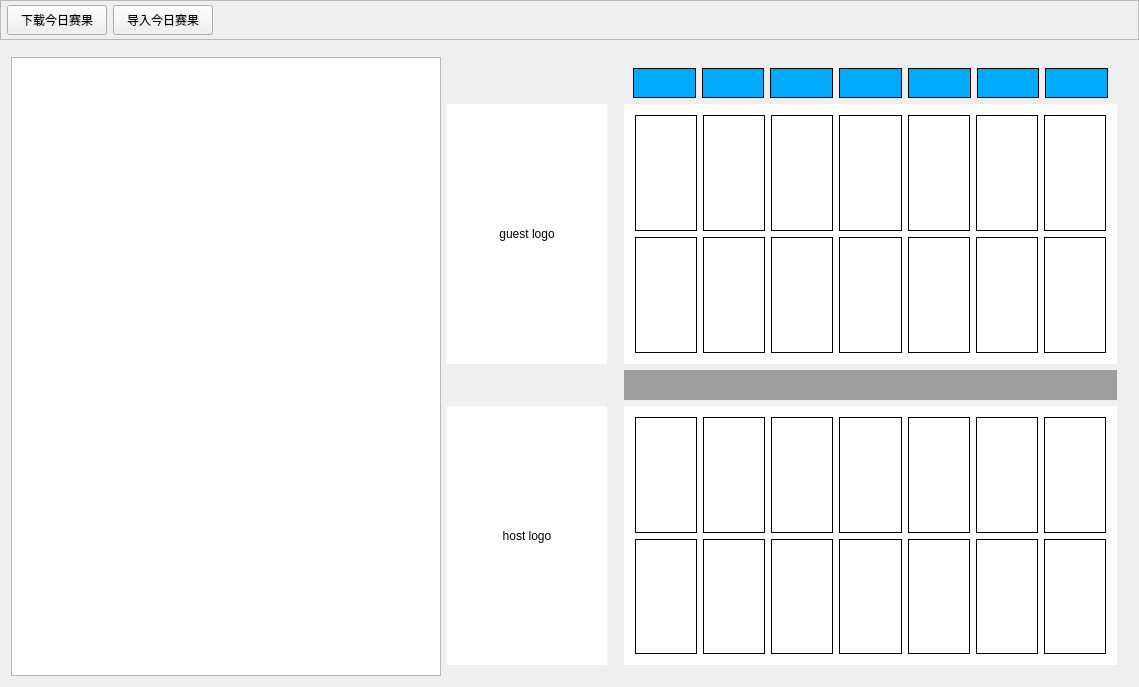
<?xml version="1.0" encoding="UTF-8"?>
<ui version="4.0">
 <class>qNBAClass</class>
 <widget class="QMainWindow" name="qNBAClass">
  <property name="geometry">
   <rect>
    <x>0</x>
    <y>0</y>
    <width>1139</width>
    <height>687</height>
   </rect>
  </property>
  <property name="sizePolicy">
   <sizepolicy hsizetype="Fixed" vsizetype="Fixed">
    <horstretch>0</horstretch>
    <verstretch>0</verstretch>
   </sizepolicy>
  </property>
  <property name="windowTitle">
   <string>qNBA</string>
  </property>
  <widget class="QWidget" name="centralWidget">
   <layout class="QGridLayout" name="gridLayout">
    <property name="leftMargin">
     <number>0</number>
    </property>
    <property name="topMargin">
     <number>0</number>
    </property>
    <property name="rightMargin">
     <number>0</number>
    </property>
    <property name="bottomMargin">
     <number>0</number>
    </property>
    <item row="0" column="0">
     <widget class="QFrame" name="frameTop">
      <property name="sizePolicy">
       <sizepolicy hsizetype="Preferred" vsizetype="Fixed">
        <horstretch>0</horstretch>
        <verstretch>0</verstretch>
       </sizepolicy>
      </property>
      <property name="minimumSize">
       <size>
        <width>0</width>
        <height>40</height>
       </size>
      </property>
      <property name="maximumSize">
       <size>
        <width>16777215</width>
        <height>40</height>
       </size>
      </property>
      <property name="frameShape">
       <enum>QFrame::StyledPanel</enum>
      </property>
      <property name="frameShadow">
       <enum>QFrame::Raised</enum>
      </property>
      <layout class="QHBoxLayout" name="horizontalLayout">
       <property name="spacing">
        <number>6</number>
       </property>
       <property name="leftMargin">
        <number>6</number>
       </property>
       <property name="topMargin">
        <number>0</number>
       </property>
       <property name="rightMargin">
        <number>0</number>
       </property>
       <property name="bottomMargin">
        <number>0</number>
       </property>
       <item>
        <widget class="QToolButton" name="toolButtonDownload">
         <property name="minimumSize">
          <size>
           <width>100</width>
           <height>30</height>
          </size>
         </property>
         <property name="maximumSize">
          <size>
           <width>100</width>
           <height>30</height>
          </size>
         </property>
         <property name="text">
          <string>下载今日赛果</string>
         </property>
        </widget>
       </item>
       <item>
        <widget class="QToolButton" name="toolButtonImport">
         <property name="sizePolicy">
          <sizepolicy hsizetype="Fixed" vsizetype="Fixed">
           <horstretch>0</horstretch>
           <verstretch>0</verstretch>
          </sizepolicy>
         </property>
         <property name="minimumSize">
          <size>
           <width>100</width>
           <height>30</height>
          </size>
         </property>
         <property name="maximumSize">
          <size>
           <width>100</width>
           <height>30</height>
          </size>
         </property>
         <property name="text">
          <string>导入今日赛果</string>
         </property>
        </widget>
       </item>
       <item>
        <spacer name="horizontalSpacer">
         <property name="orientation">
          <enum>Qt::Horizontal</enum>
         </property>
         <property name="sizeHint" stdset="0">
          <size>
           <width>40</width>
           <height>20</height>
          </size>
         </property>
        </spacer>
       </item>
      </layout>
      <zorder>horizontalSpacer</zorder>
      <zorder>toolButtonImport</zorder>
      <zorder>toolButtonDownload</zorder>
     </widget>
    </item>
    <item row="1" column="0">
     <widget class="QWidget" name="widgetCenter" native="true">
      <layout class="QGridLayout" name="gridLayout_2">
       <item row="0" column="2">
        <widget class="QWidget" name="widgetMatchList" native="true">
         <layout class="QVBoxLayout" name="verticalLayout">
          <item>
           <widget class="QWidget" name="widgetDayList" native="true">
            <property name="minimumSize">
             <size>
              <width>0</width>
              <height>30</height>
             </size>
            </property>
            <property name="maximumSize">
             <size>
              <width>16777215</width>
              <height>30</height>
             </size>
            </property>
            <layout class="QHBoxLayout" name="horizontalLayout_2">
             <property name="leftMargin">
              <number>9</number>
             </property>
             <property name="topMargin">
              <number>0</number>
             </property>
             <property name="rightMargin">
              <number>9</number>
             </property>
             <property name="bottomMargin">
              <number>0</number>
             </property>
             <item>
              <widget class="QLabel" name="labelDay1">
               <property name="styleSheet">
                <string notr="true">background-color: rgb(0, 170, 255);</string>
               </property>
               <property name="frameShape">
                <enum>QFrame::Box</enum>
               </property>
               <property name="text">
                <string/>
               </property>
               <property name="alignment">
                <set>Qt::AlignCenter</set>
               </property>
              </widget>
             </item>
             <item>
              <widget class="QLabel" name="labelDay2">
               <property name="styleSheet">
                <string notr="true">background-color: rgb(0, 170, 255);</string>
               </property>
               <property name="frameShape">
                <enum>QFrame::Box</enum>
               </property>
               <property name="text">
                <string/>
               </property>
               <property name="alignment">
                <set>Qt::AlignCenter</set>
               </property>
              </widget>
             </item>
             <item>
              <widget class="QLabel" name="labelDay3">
               <property name="styleSheet">
                <string notr="true">background-color: rgb(0, 170, 255);</string>
               </property>
               <property name="frameShape">
                <enum>QFrame::Box</enum>
               </property>
               <property name="text">
                <string/>
               </property>
               <property name="alignment">
                <set>Qt::AlignCenter</set>
               </property>
              </widget>
             </item>
             <item>
              <widget class="QLabel" name="labelDay4">
               <property name="styleSheet">
                <string notr="true">background-color: rgb(0, 170, 255);</string>
               </property>
               <property name="frameShape">
                <enum>QFrame::Box</enum>
               </property>
               <property name="text">
                <string/>
               </property>
               <property name="alignment">
                <set>Qt::AlignCenter</set>
               </property>
              </widget>
             </item>
             <item>
              <widget class="QLabel" name="labelDay5">
               <property name="styleSheet">
                <string notr="true">background-color: rgb(0, 170, 255);</string>
               </property>
               <property name="frameShape">
                <enum>QFrame::Box</enum>
               </property>
               <property name="text">
                <string/>
               </property>
               <property name="alignment">
                <set>Qt::AlignCenter</set>
               </property>
              </widget>
             </item>
             <item>
              <widget class="QLabel" name="labelDay6">
               <property name="styleSheet">
                <string notr="true">background-color: rgb(0, 170, 255);</string>
               </property>
               <property name="frameShape">
                <enum>QFrame::Box</enum>
               </property>
               <property name="text">
                <string/>
               </property>
               <property name="alignment">
                <set>Qt::AlignCenter</set>
               </property>
              </widget>
             </item>
             <item>
              <widget class="QLabel" name="labelDay7">
               <property name="styleSheet">
                <string notr="true">background-color: rgb(0, 170, 255);</string>
               </property>
               <property name="frameShape">
                <enum>QFrame::Box</enum>
               </property>
               <property name="text">
                <string/>
               </property>
               <property name="alignment">
                <set>Qt::AlignCenter</set>
               </property>
              </widget>
             </item>
            </layout>
           </widget>
          </item>
          <item>
           <widget class="QWidget" name="widgetGuestMatchList" native="true">
            <property name="styleSheet">
             <string notr="true">background-color: rgb(255, 255, 255);</string>
            </property>
            <layout class="QGridLayout" name="gridLayout_3">
             <item row="0" column="6">
              <widget class="QLabel" name="labelGuest7">
               <property name="styleSheet">
                <string notr="true"/>
               </property>
               <property name="frameShape">
                <enum>QFrame::Box</enum>
               </property>
               <property name="text">
                <string/>
               </property>
               <property name="alignment">
                <set>Qt::AlignCenter</set>
               </property>
              </widget>
             </item>
             <item row="0" column="2">
              <widget class="QLabel" name="labelGuest3">
               <property name="frameShape">
                <enum>QFrame::Box</enum>
               </property>
               <property name="text">
                <string/>
               </property>
               <property name="alignment">
                <set>Qt::AlignCenter</set>
               </property>
              </widget>
             </item>
             <item row="1" column="3">
              <widget class="QLabel" name="labelGuest4_2">
               <property name="frameShape">
                <enum>QFrame::Box</enum>
               </property>
               <property name="text">
                <string/>
               </property>
               <property name="alignment">
                <set>Qt::AlignCenter</set>
               </property>
              </widget>
             </item>
             <item row="1" column="2">
              <widget class="QLabel" name="labelGuest3_2">
               <property name="frameShape">
                <enum>QFrame::Box</enum>
               </property>
               <property name="text">
                <string/>
               </property>
               <property name="alignment">
                <set>Qt::AlignCenter</set>
               </property>
              </widget>
             </item>
             <item row="1" column="5">
              <widget class="QLabel" name="labelGuest6_2">
               <property name="frameShape">
                <enum>QFrame::Box</enum>
               </property>
               <property name="text">
                <string/>
               </property>
               <property name="alignment">
                <set>Qt::AlignCenter</set>
               </property>
              </widget>
             </item>
             <item row="0" column="4">
              <widget class="QLabel" name="labelGuest5">
               <property name="frameShape">
                <enum>QFrame::Box</enum>
               </property>
               <property name="text">
                <string/>
               </property>
               <property name="alignment">
                <set>Qt::AlignCenter</set>
               </property>
              </widget>
             </item>
             <item row="0" column="5">
              <widget class="QLabel" name="labelGuest6">
               <property name="frameShape">
                <enum>QFrame::Box</enum>
               </property>
               <property name="text">
                <string/>
               </property>
               <property name="alignment">
                <set>Qt::AlignCenter</set>
               </property>
              </widget>
             </item>
             <item row="1" column="0">
              <widget class="QLabel" name="labelGuest1_2">
               <property name="frameShape">
                <enum>QFrame::Box</enum>
               </property>
               <property name="text">
                <string/>
               </property>
               <property name="alignment">
                <set>Qt::AlignCenter</set>
               </property>
              </widget>
             </item>
             <item row="0" column="1">
              <widget class="QLabel" name="labelGuest2">
               <property name="frameShape">
                <enum>QFrame::Box</enum>
               </property>
               <property name="text">
                <string/>
               </property>
               <property name="alignment">
                <set>Qt::AlignCenter</set>
               </property>
              </widget>
             </item>
             <item row="0" column="3">
              <widget class="QLabel" name="labelGuest4">
               <property name="frameShape">
                <enum>QFrame::Box</enum>
               </property>
               <property name="text">
                <string/>
               </property>
               <property name="alignment">
                <set>Qt::AlignCenter</set>
               </property>
              </widget>
             </item>
             <item row="1" column="4">
              <widget class="QLabel" name="labelGuest5_2">
               <property name="frameShape">
                <enum>QFrame::Box</enum>
               </property>
               <property name="text">
                <string/>
               </property>
               <property name="alignment">
                <set>Qt::AlignCenter</set>
               </property>
              </widget>
             </item>
             <item row="0" column="0">
              <widget class="QLabel" name="labelGuest1">
               <property name="frameShape">
                <enum>QFrame::Box</enum>
               </property>
               <property name="text">
                <string/>
               </property>
               <property name="alignment">
                <set>Qt::AlignCenter</set>
               </property>
              </widget>
             </item>
             <item row="1" column="6">
              <widget class="QLabel" name="labelGuest7_2">
               <property name="frameShape">
                <enum>QFrame::Box</enum>
               </property>
               <property name="text">
                <string/>
               </property>
               <property name="alignment">
                <set>Qt::AlignCenter</set>
               </property>
              </widget>
             </item>
             <item row="1" column="1">
              <widget class="QLabel" name="labelGuest2_2">
               <property name="frameShape">
                <enum>QFrame::Box</enum>
               </property>
               <property name="text">
                <string/>
               </property>
               <property name="alignment">
                <set>Qt::AlignCenter</set>
               </property>
              </widget>
             </item>
            </layout>
           </widget>
          </item>
          <item>
           <widget class="QWidget" name="widget" native="true">
            <property name="minimumSize">
             <size>
              <width>0</width>
              <height>30</height>
             </size>
            </property>
            <property name="maximumSize">
             <size>
              <width>16777215</width>
              <height>30</height>
             </size>
            </property>
            <property name="styleSheet">
             <string notr="true">background-color: rgb(158, 158, 158);</string>
            </property>
           </widget>
          </item>
          <item>
           <widget class="QWidget" name="widgetHostMatchList" native="true">
            <property name="styleSheet">
             <string notr="true">background-color: rgb(255, 255, 255);</string>
            </property>
            <layout class="QGridLayout" name="gridLayout_4">
             <item row="0" column="5">
              <widget class="QLabel" name="labelHost6">
               <property name="frameShape">
                <enum>QFrame::Box</enum>
               </property>
               <property name="text">
                <string/>
               </property>
               <property name="alignment">
                <set>Qt::AlignCenter</set>
               </property>
              </widget>
             </item>
             <item row="0" column="3">
              <widget class="QLabel" name="labelHost4">
               <property name="frameShape">
                <enum>QFrame::Box</enum>
               </property>
               <property name="text">
                <string/>
               </property>
               <property name="alignment">
                <set>Qt::AlignCenter</set>
               </property>
              </widget>
             </item>
             <item row="0" column="0">
              <widget class="QLabel" name="labelHost1">
               <property name="frameShape">
                <enum>QFrame::Box</enum>
               </property>
               <property name="text">
                <string/>
               </property>
               <property name="alignment">
                <set>Qt::AlignCenter</set>
               </property>
              </widget>
             </item>
             <item row="0" column="6">
              <widget class="QLabel" name="labelHost7">
               <property name="styleSheet">
                <string notr="true"/>
               </property>
               <property name="frameShape">
                <enum>QFrame::Box</enum>
               </property>
               <property name="text">
                <string/>
               </property>
               <property name="alignment">
                <set>Qt::AlignCenter</set>
               </property>
              </widget>
             </item>
             <item row="0" column="1">
              <widget class="QLabel" name="labelHost2">
               <property name="frameShape">
                <enum>QFrame::Box</enum>
               </property>
               <property name="text">
                <string/>
               </property>
               <property name="alignment">
                <set>Qt::AlignCenter</set>
               </property>
              </widget>
             </item>
             <item row="1" column="0">
              <widget class="QLabel" name="labelHost1_2">
               <property name="frameShape">
                <enum>QFrame::Box</enum>
               </property>
               <property name="text">
                <string/>
               </property>
               <property name="alignment">
                <set>Qt::AlignCenter</set>
               </property>
              </widget>
             </item>
             <item row="1" column="1">
              <widget class="QLabel" name="labelHost2_2">
               <property name="frameShape">
                <enum>QFrame::Box</enum>
               </property>
               <property name="text">
                <string/>
               </property>
               <property name="alignment">
                <set>Qt::AlignCenter</set>
               </property>
              </widget>
             </item>
             <item row="1" column="5">
              <widget class="QLabel" name="labelHost6_2">
               <property name="frameShape">
                <enum>QFrame::Box</enum>
               </property>
               <property name="text">
                <string/>
               </property>
               <property name="alignment">
                <set>Qt::AlignCenter</set>
               </property>
              </widget>
             </item>
             <item row="1" column="2">
              <widget class="QLabel" name="labelHost3_2">
               <property name="frameShape">
                <enum>QFrame::Box</enum>
               </property>
               <property name="text">
                <string/>
               </property>
               <property name="alignment">
                <set>Qt::AlignCenter</set>
               </property>
              </widget>
             </item>
             <item row="0" column="4">
              <widget class="QLabel" name="labelHost5">
               <property name="frameShape">
                <enum>QFrame::Box</enum>
               </property>
               <property name="text">
                <string/>
               </property>
               <property name="alignment">
                <set>Qt::AlignCenter</set>
               </property>
              </widget>
             </item>
             <item row="1" column="4">
              <widget class="QLabel" name="labelHost5_2">
               <property name="frameShape">
                <enum>QFrame::Box</enum>
               </property>
               <property name="text">
                <string/>
               </property>
               <property name="alignment">
                <set>Qt::AlignCenter</set>
               </property>
              </widget>
             </item>
             <item row="0" column="2">
              <widget class="QLabel" name="labelHost3">
               <property name="frameShape">
                <enum>QFrame::Box</enum>
               </property>
               <property name="text">
                <string/>
               </property>
               <property name="alignment">
                <set>Qt::AlignCenter</set>
               </property>
              </widget>
             </item>
             <item row="1" column="3">
              <widget class="QLabel" name="labelHost4_2">
               <property name="frameShape">
                <enum>QFrame::Box</enum>
               </property>
               <property name="text">
                <string/>
               </property>
               <property name="alignment">
                <set>Qt::AlignCenter</set>
               </property>
              </widget>
             </item>
             <item row="1" column="6">
              <widget class="QLabel" name="labelHost7_2">
               <property name="frameShape">
                <enum>QFrame::Box</enum>
               </property>
               <property name="text">
                <string/>
               </property>
               <property name="alignment">
                <set>Qt::AlignCenter</set>
               </property>
              </widget>
             </item>
            </layout>
           </widget>
          </item>
         </layout>
        </widget>
       </item>
       <item row="0" column="0">
        <widget class="QTableWidget" name="tableWidgetMatchList">
         <property name="sizePolicy">
          <sizepolicy hsizetype="Minimum" vsizetype="Expanding">
           <horstretch>0</horstretch>
           <verstretch>0</verstretch>
          </sizepolicy>
         </property>
         <property name="minimumSize">
          <size>
           <width>430</width>
           <height>0</height>
          </size>
         </property>
         <property name="maximumSize">
          <size>
           <width>430</width>
           <height>16777215</height>
          </size>
         </property>
         <property name="editTriggers">
          <set>QAbstractItemView::NoEditTriggers</set>
         </property>
         <property name="selectionMode">
          <enum>QAbstractItemView::SingleSelection</enum>
         </property>
         <property name="selectionBehavior">
          <enum>QAbstractItemView::SelectRows</enum>
         </property>
         <property name="columnCount">
          <number>4</number>
         </property>
         <attribute name="horizontalHeaderVisible">
          <bool>false</bool>
         </attribute>
         <attribute name="verticalHeaderVisible">
          <bool>false</bool>
         </attribute>
         <column/>
         <column/>
         <column/>
         <column/>
        </widget>
       </item>
       <item row="0" column="1">
        <widget class="QFrame" name="frameLogo">
         <property name="sizePolicy">
          <sizepolicy hsizetype="Minimum" vsizetype="Preferred">
           <horstretch>0</horstretch>
           <verstretch>0</verstretch>
          </sizepolicy>
         </property>
         <property name="minimumSize">
          <size>
           <width>160</width>
           <height>0</height>
          </size>
         </property>
         <property name="maximumSize">
          <size>
           <width>160</width>
           <height>16777215</height>
          </size>
         </property>
         <property name="frameShape">
          <enum>QFrame::NoFrame</enum>
         </property>
         <layout class="QVBoxLayout" name="verticalLayout_2">
          <property name="leftMargin">
           <number>0</number>
          </property>
          <property name="rightMargin">
           <number>0</number>
          </property>
          <item>
           <widget class="QWidget" name="widget_3" native="true">
            <property name="sizePolicy">
             <sizepolicy hsizetype="Preferred" vsizetype="Minimum">
              <horstretch>0</horstretch>
              <verstretch>0</verstretch>
             </sizepolicy>
            </property>
            <property name="minimumSize">
             <size>
              <width>0</width>
              <height>30</height>
             </size>
            </property>
            <property name="maximumSize">
             <size>
              <width>16777215</width>
              <height>30</height>
             </size>
            </property>
           </widget>
          </item>
          <item>
           <widget class="QLabel" name="labelGuestLogo">
            <property name="styleSheet">
             <string notr="true">background-color: rgb(255, 255, 255);</string>
            </property>
            <property name="text">
             <string>guest logo</string>
            </property>
            <property name="scaledContents">
             <bool>false</bool>
            </property>
            <property name="alignment">
             <set>Qt::AlignCenter</set>
            </property>
           </widget>
          </item>
          <item>
           <widget class="QWidget" name="widget_2" native="true">
            <property name="sizePolicy">
             <sizepolicy hsizetype="Preferred" vsizetype="Minimum">
              <horstretch>0</horstretch>
              <verstretch>0</verstretch>
             </sizepolicy>
            </property>
            <property name="minimumSize">
             <size>
              <width>0</width>
              <height>30</height>
             </size>
            </property>
            <property name="maximumSize">
             <size>
              <width>16777215</width>
              <height>30</height>
             </size>
            </property>
            <property name="styleSheet">
             <string notr="true"/>
            </property>
           </widget>
          </item>
          <item>
           <widget class="QLabel" name="labelHostLogo">
            <property name="styleSheet">
             <string notr="true">background-color: rgb(255, 255, 255);</string>
            </property>
            <property name="text">
             <string>host logo</string>
            </property>
            <property name="alignment">
             <set>Qt::AlignCenter</set>
            </property>
           </widget>
          </item>
         </layout>
        </widget>
       </item>
      </layout>
     </widget>
    </item>
   </layout>
  </widget>
  <action name="actionsina">
   <property name="text">
    <string>sina</string>
   </property>
  </action>
 </widget>
 <layoutdefault spacing="6" margin="11"/>
 <resources>
  <include location="qNBA.qrc"/>
 </resources>
 <connections/>
</ui>
